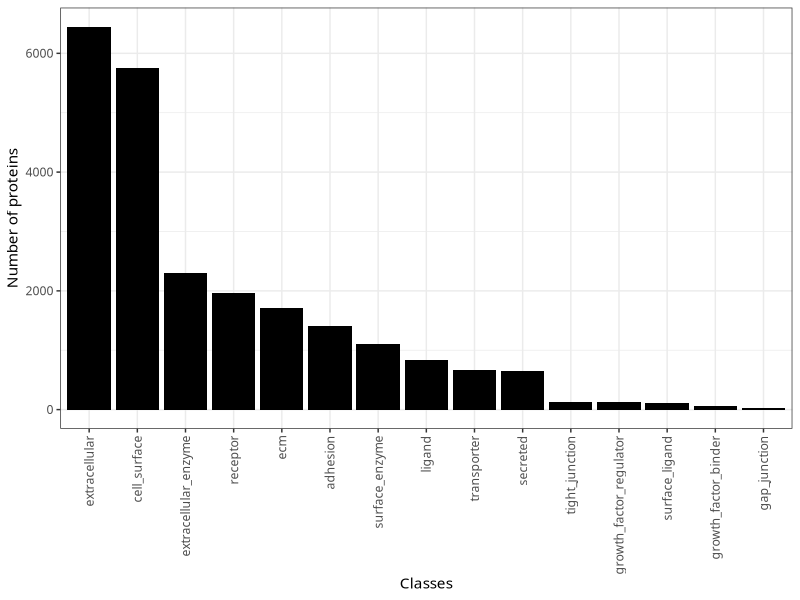
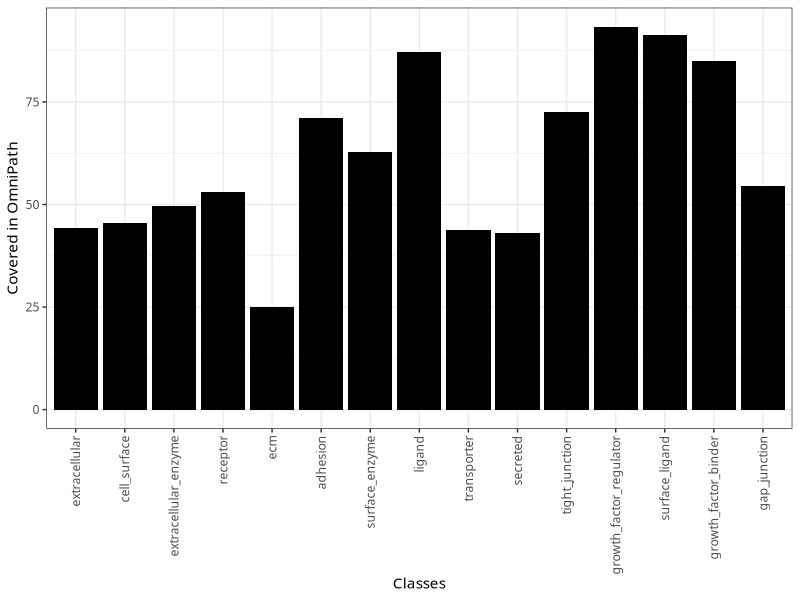
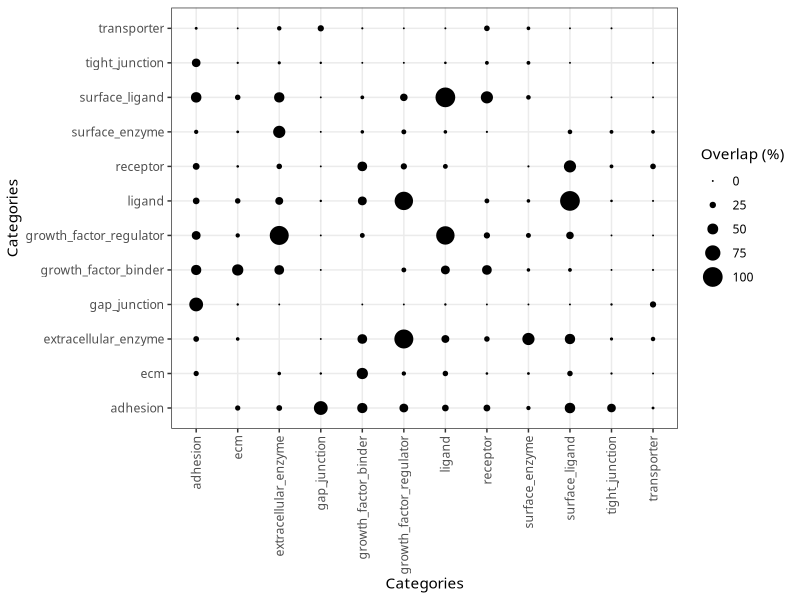
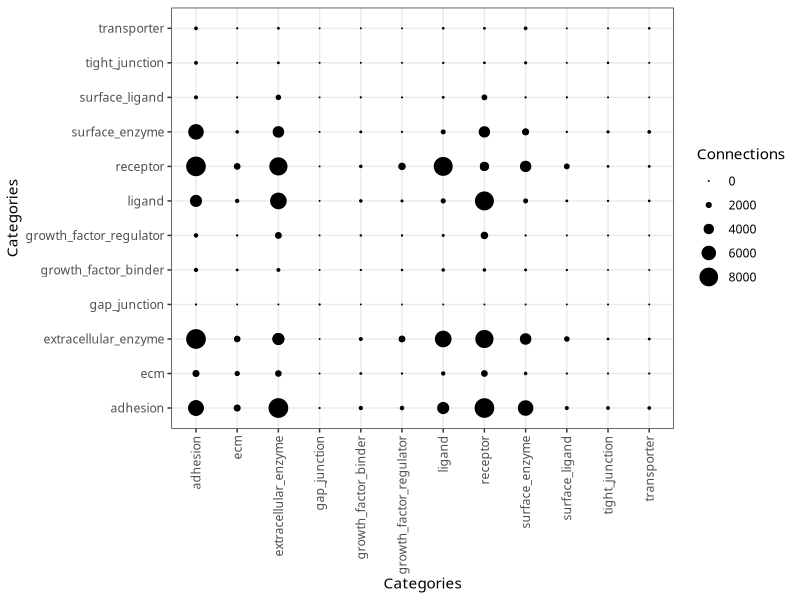
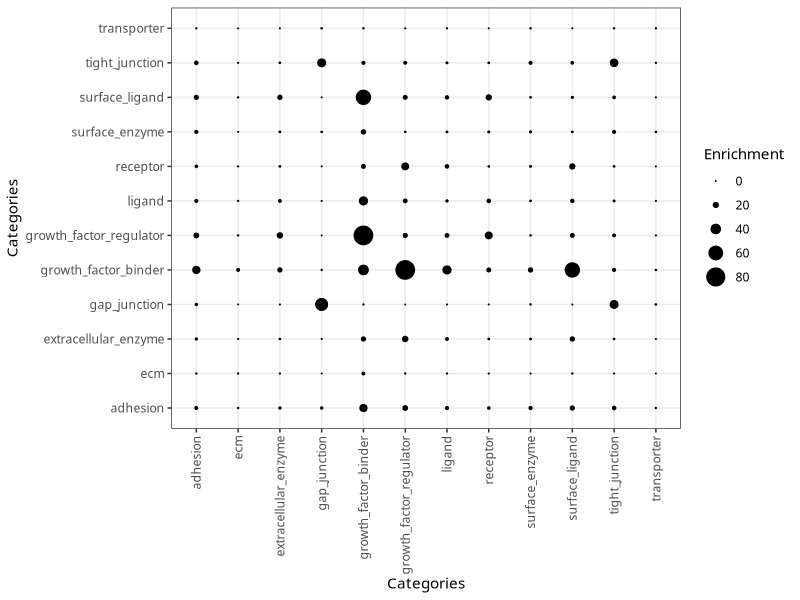

Here is the R script that generated these plots, in order:

require(dplyr)
require(ggplot2)
require(readr)

maincov <- read_tsv('main_coverage.tsv') %>%
    mutate(cov = omnipath / total * 100) %>%
    arrange(desc(total)) %>%
    mutate(cls = factor(cls, levels = cls, ordered = TRUE))

p <- ggplot(
    maincov, aes(x = cls, total)
) +
geom_col(fill = 'black') +
xlab('Classes') +
ylab('Number of proteins') +
theme_bw() +
theme(
    text = element_text(family = 'DINPro'),
    axis.text.x = element_text(angle = 90, vjust = 0.5, hjust = 1)
)

ggsave('class_sizes.pdf', device = cairo_pdf, width = 5, height = 4)



p <- ggplot(
    maincov, aes(x = cls, cov)
    ) +
geom_col(fill = 'black') +
xlab('Classes') +
ylab('Covered in OmniPath') +
theme_bw() +
theme(
    text = element_text(family = 'DINPro'),
        axis.text.x = element_text(angle = 90, vjust = 0.5, hjust = 1)
        )

ggsave('class_coverage.pdf', device = cairo_pdf, width = 5, height = 4)



cat_overlaps <- read_tsv('category_overlaps.tsv') %>%
    mutate(poverlap = overlap / pmin(size0, size1) * 100) %>%
    filter(cat0 != cat1)

p <- ggplot(cat_overlaps, aes(x = cat0, y = cat1, size = poverlap)) +
    geom_point(color = 'black') +
    scale_radius(
        guide = guide_legend(title = 'Overlap (%)'),
        range = c(0, 6)
    ) +
    xlab('Categories') +
    ylab('Categories') +
    theme_bw() +
    theme(
        text = element_text(family = 'DINPro'),
        axis.text.x = element_text(angle = 90, vjust = 0.5, hjust = 1)
    )

ggsave('category_overlaps.pdf', device = cairo_pdf, width = 6, height = 5)


dens <- 0.00040319772927432604
connections <- read_tsv('connections.tsv')

connections <- bind_rows(
    connections,
    connections %>% rename(cat0 = cat1, cat1 = cat0)
) %>%
mutate(econn = (conn / (size0 * size1)) / dens)

p <- ggplot(connections, aes(x = cat0, y = cat1, size = conn)) +
    geom_point(color = 'black') +
    scale_radius(
        guide = guide_legend(title = 'Connections'),
        range = c(0, 6)
    ) +
    xlab('Categories') +
    ylab('Categories') +
    theme_bw() +
    theme(
        text = element_text(family = 'DINPro'),
        axis.text.x = element_text(angle = 90, vjust = 0.5, hjust = 1)
    )

ggsave('numof_connections.pdf', device = cairo_pdf, width = 6, height = 5)


p <- ggplot(connections, aes(x = cat0, y = cat1, size = econn)) +
    geom_point(color = 'black') +
    scale_radius(
        guide = guide_legend(title = 'Enrichment'),
        range = c(0, 6)
    ) +
    xlab('Categories') +
    ylab('Categories') +
    theme_bw() +
    theme(
        text = element_text(family = 'DINPro'),
        axis.text.x = element_text(angle = 90, vjust = 0.5, hjust = 1)
    )

ggsave('enrich_connections.pdf', device = cairo_pdf, width = 6, height = 5)

